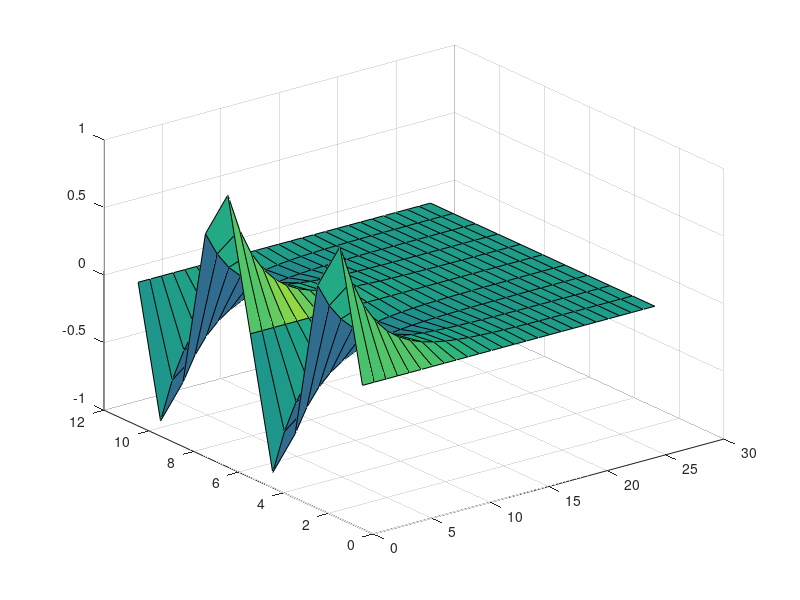

The MATLAB source for this figure:
clear;
clc;

h = 0.2;
k = 0.01;
r = k/h^2;
xmax = 2;
tmax = 0.25;
n = floor(xmax/h)+1;
nn = floor(tmax/k)+1;

u = zeros(n,nn);
C = zeros(n-2,n-2);
B = zeros(n-2,n-2);

for i=1:n
    u(i,1) = sin(2*pi*(i-1)*h);
end

for j=1:nn
    u(1,j) = 0;
    u(n,1) = 0;
end

for i=1:n-2
    C(i,i) = 1+r;
    B(i,i) = 1-r;
end

for i=1:n-3
    C(i,i+1) = -r/2;
    C(i+1,i) = -r/2;
    B(i,i+1) = r/2;
    B(i+1,i) = r/2;
end

for j=1:nn-1
    w(2,j) = r*u(1,j);
    w(n-1,j) = r*u(n,j);
end

for j=1:nn-1
    u(2:n-1,j+1) = C\(B*(u(2:n-1,j)+w(2:n-1,j)));
end

surfl(u)
